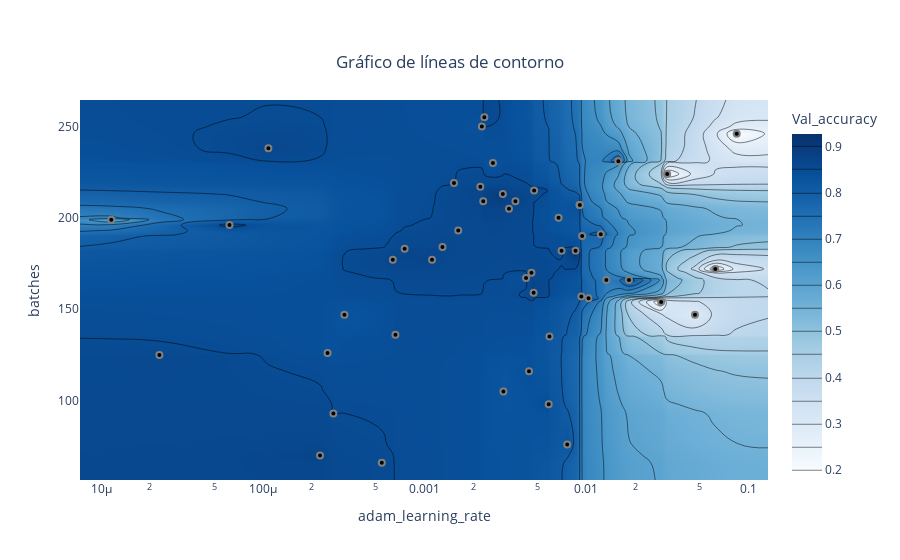

The cell this chart's notebook holds for it:
### Code cell
fig = optuna.visualization.plot_contour(study_CNN, params=["adam_learning_rate", "batches"],target_name="Val_accuracy")
config = {
  'toImageButtonOptions': {
    'format': 'png', # one of png, svg, jpeg, webp
    'filename': 'custom_image',
    'height': 500,
    'width': 1000,
    'scale':4 # Multiply title/legend/axis/canvas sizes by this factor
  }
}
fig.update_layout(title={
                    'text':"Gráfico de líneas de contorno",
                    'x':0.5, #Centrar el título horizontalmente
                    'y':0.90, #Posicionar el título en la parte superior
                    'xanchor': 'center',
                    'yanchor': 'top'})
fig.show( config=config)

### Figure 1 — Plotly figure (JSON) as saved in the notebook; plotly's stock layout.template omitted (floating-point values rounded to 4 significant figures; data arrays with more than 128 entries replaced by an {"elided": "..."} marker saying what was removed)
{"data": [{"colorbar": {"title": {"text": "Val_accuracy"}}, "colorscale": [[0, "rgb(247,251,255)"], [0.125, "rgb(222,235,247)"], [0.25, "rgb(198,219,239)"], [0.375, "rgb(158,202,225)"], [0.5, "rgb(107,174,214)"], [0.625, "rgb(66,146,198)"], [0.75, "rgb(33,113,181)"], [0.875, "rgb(8,81,156)"], [1, "rgb(8,48,107)"]], "connectgaps": true, "contours": {"coloring": "heatmap"}, "hoverinfo": "none", "line": {"smoothing": 1.3}, "reversescale": false, "type": "contour", "x": [7.414e-06, 1.157e-05, 2.295e-05, 6.222e-05, 0.0001082, 0.0002256, 0.0002511, 0.0002727, 0.0003192, 0.0005433, 0.0006355, 0.0006598, 0.0007521, 0.00111, 0.001288, 0.001518, 0.001612, 0.002207, 0.002256, 0.002301, 0.002338, 0.002642, 0.003041, 0.003066, 0.00332, 0.003638, 0.004231, 0.004413, 0.004569, 0.004713, 0.004746, 0.00584, 0.005903, 0.00672, 0.007014, 0.007603, 0.008558, 0.009048, 0.009099, 0.009298, 0.009403, 0.01029, 0.01226, 0.01326, 0.01573, 0.0183, 0.02892, 0.03153, 0.0468, 0.06252, 0.0848, 0.1323], "y": [56.55, 66, 70, 76, 93, 98, 105, 116, 125, 126, 135, 136, 147, 154, 156, 157, 159, 166, 167, 170, 172, 177, 182, 183, 184, 190, 191, 193, 196, 199, 200, 205, 207, 209, 213, 215, 217, 219, 224, 230, 231, 238, 246, 250, 255, 264.4], "z": {"elided": "46x52 float values"}}, {"marker": {"color": "black", "line": {"color": "Grey", "width": 2}}, "mode": "markers", "showlegend": false, "type": "scatter", "x": [2.295e-05, 6.222e-05, 0.0002256, 0.01029, 0.0468, 0.0007521, 0.0002511, 0.0001082, 0.007603, 0.004569, 0.002256, 0.0005433, 0.003066, 1.157e-05, 0.0002727, 0.001518, 0.06252, 0.0006598, 0.00584, 0.0183, 0.002207, 0.0006355, 0.001288, 0.0003192, 0.003638, 0.004746, 0.00332, 0.01573, 0.00111, 0.001612, 0.004413, 0.003041, 0.002642, 0.009048, 0.009403, 0.02892, 0.01326, 0.00672, 0.0848, 0.008558, 0.03153, 0.007014, 0.01226, 0.004713, 0.009298, 0.005903, 0.004231, 0.002301, 0.002338, 0.009099], "y": [125, 196, 70, 156, 147, 183, 126, 238, 76, 170, 250, 66, 105, 199, 93, 219, 172, 136, 98, 166, 217, 177, 184, 147, 209, 215, 205, 231, 177, 193, 116, 213, 230, 207, 190, 154, 166, 200, 246, 182, 224, 182, 191, 159, 157, 135, 167, 209, 255, 207]}], "layout": {"title": {"text": "Gráfico de líneas de contorno", "x": 0.5, "xanchor": "center", "y": 0.9, "yanchor": "top"}, "xaxis": {"range": [-5.13, -0.8783], "title": {"text": "adam_learning_rate"}, "type": "log"}, "yaxis": {"range": [56.55, 264.4], "title": {"text": "batches"}}}}
